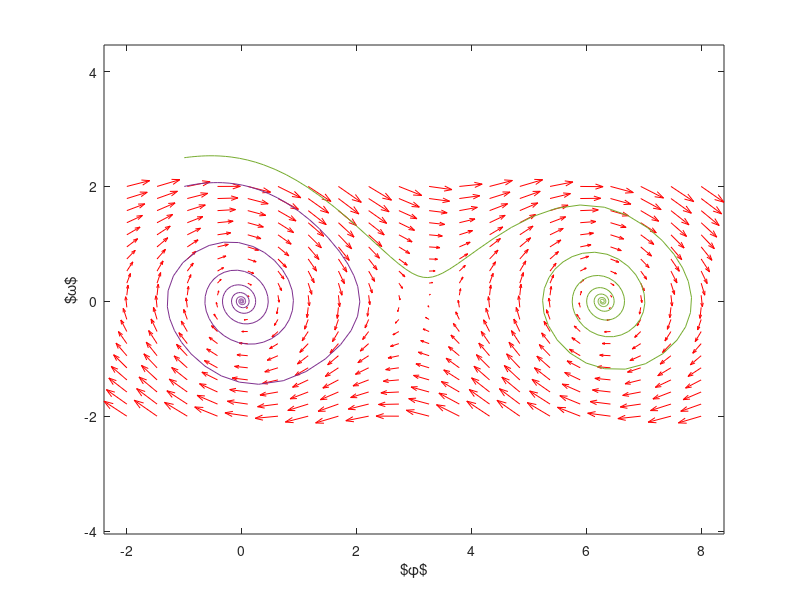

Recreate this plot in MATLAB. (Note: this script raises an error after producing the figure.)
clear all
close all
clc

f = @(t,Y) [Y(2); -sin(Y(1)) - 0.2*Y(2)];

y1 = linspace(-2,8,20);
y2 = linspace(-2,2,20);

% creates two matrices one for all the x-values on the grid, and one for
% all the y-values on the grid. Note that x and y are matrices of the same
% size and shape, in this case 20 rows and 20 columns
[x,y] = meshgrid(y1,y2);
%size(x)
%size(y)

u = zeros(size(x));
v = zeros(size(x));

% we can use a single loop over each element to compute the derivatives at
% each point (y1, y2)
t=0; % we want the derivatives at each point at t=0, i.e. the starting time
for i = 1:numel(x)
    Yprime = f(t,[x(i); y(i)]);
    u(i) = Yprime(1);
    v(i) = Yprime(2);
end

quiver(x,y,u,v,'r'); figure(gcf)
xlabel('$\phi$')
ylabel('$\omega$')
axis tight equal;

y20 = [-1 -1; 2 2.5];
s = size(y20);
s = s(2);
hold on
for i = 1:s
    [ts,ys] = ode45(f,[0,50],[y20(1,i);y20(2,i)]);
    plot(ys(:,1),ys(:,2))
    %plot(ys(1,1),ys(1,2),'bo') % starting point
    %plot(ys(end,1),ys(end,2),'ks') % ending point
end
hold off

set(gcf, 'Position', [1 1 400 260])
matlabfrag('pendfric1')